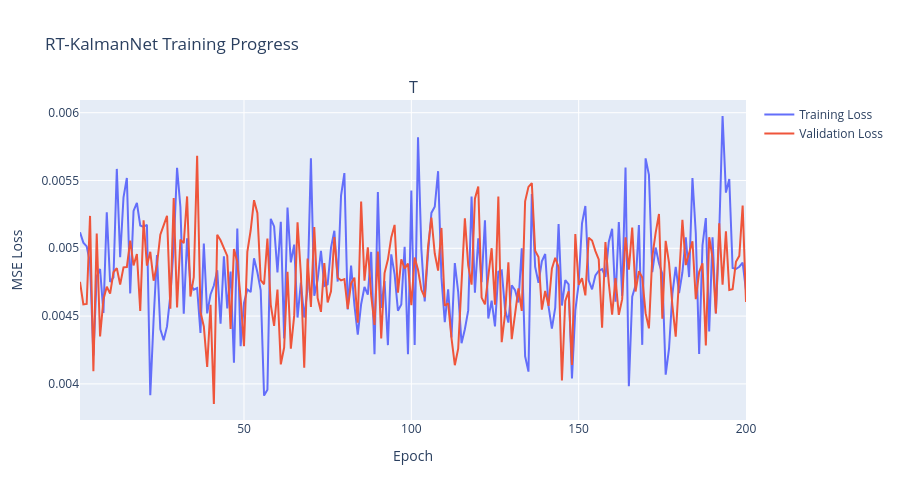

Notebook cell for this chart:
### Code cell
import random
import matplotlib.pyplot as plt

# Set optimizer and loss function type
optimizer = optim.Adam(RT_KalmanNet.nn.parameters(), lr=args.lr, weight_decay=args.wd)
criterion = nn.MSELoss(reduction='mean')

opt_MSE = float('inf')
best_model_path = 'RobustKalmanPY/opt_RT_KNet.pt'

# ===== Lists to track losses =====
train_losses = []
cv_losses = []

for epoch in range(epochs):
    # ===== Train =====
    optimizer.zero_grad(set_to_none=True)

    train_batch = train_inputs[epoch]          # [N_E, p, T]
    train_target_batch = train_targets[epoch]  # [N_E, n, T]
    
    # Sample n_batch indices from training dataset
    n_available = train_batch.shape[0]
    batch_indices = random.sample(range(n_available), min(args.n_batch, n_available))
    
    batch_losses = []
    for idx in batch_indices:
        # Reset filter state for each sequence
        RT_KalmanNet.Xrekf_prev = RT_KalmanNet.x0.squeeze(0).detach().clone()
        RT_KalmanNet.y_prev = torch.zeros(RT_KalmanNet.p, device=RT_KalmanNet.Xrekf_prev.device)
        RT_KalmanNet.Xn_prev = torch.zeros(RT_KalmanNet.n, device=RT_KalmanNet.Xrekf_prev.device)
        RT_KalmanNet.V_prev = (1e-3 * torch.eye(RT_KalmanNet.n, device=RT_KalmanNet.Xrekf_prev.device)).detach()

        # Get single sequence from batch
        RT_KalmanNet.y = train_batch[idx]  # [p, T]
        Xrekf, _, _, _ = RT_KalmanNet.fnREKF(train=True)
        Xrekf = Xrekf[:, :-1]  # [n, T]

        train_target = train_target_batch[idx]  # [n, T]
        loss = criterion(Xrekf, train_target)
        batch_losses.append(loss)
    
    # Average loss over batch and backward
    avg_loss = torch.stack(batch_losses).mean()
    avg_loss.backward()
    optimizer.step()
    
    # Save train loss
    train_losses.append(avg_loss.item())

    # ===== CV =====
    with torch.no_grad():
        cv_batch = cv_inputs[epoch]          # [N_CV, p, T]
        cv_target_batch = cv_targets[epoch]  # [N_CV, n, T]
        
        cv_losses_batch = []
        for idx in range(cv_batch.shape[0]):
            # Reset filter state for each sequence
            RT_KalmanNet.Xrekf_prev = RT_KalmanNet.x0.squeeze(0).detach().clone()
            RT_KalmanNet.y_prev = torch.zeros(RT_KalmanNet.p, device=RT_KalmanNet.Xrekf_prev.device)
            RT_KalmanNet.Xn_prev = torch.zeros(RT_KalmanNet.n, device=RT_KalmanNet.Xrekf_prev.device)
            RT_KalmanNet.V_prev = (1e-3 * torch.eye(RT_KalmanNet.n, device=RT_KalmanNet.Xrekf_prev.device)).detach()

            RT_KalmanNet.y = cv_batch[idx]  # [p, T]
            Xrekf_cv, _, _, _ = RT_KalmanNet.fnREKF(train=False)
            Xrekf_cv = Xrekf_cv[:, :-1]  # [n, T]

            cv_target = cv_target_batch[idx]  # [n, T]
            cv_loss = criterion(Xrekf_cv, cv_target)
            cv_losses_batch.append(cv_loss.item())
        
        avg_cv_loss = np.mean(cv_losses_batch)
        cv_losses.append(avg_cv_loss)

        if avg_cv_loss < opt_MSE:
            opt_MSE = avg_cv_loss
            torch.save(RT_KalmanNet.nn.state_dict(), best_model_path)

    if (epoch + 1) % 10 == 0:  # Print every 10 epochs to avoid spam
        tqdm.write(f"Epoch {epoch+1}/{epochs}, MSE Training: {train_losses[-1]:.6f}, MSE CV: {avg_cv_loss:.6f}")

print("\nTraining finished")
print(f"Cross-Validation MSE Optimal Model: {opt_MSE:.4f}\n")

# ===== Plot Training and Validation Losses =====
fig = make_subplots(rows=1, cols=1, subplot_titles=("Training and Validation Loss"))

fig.add_trace(
    go.Scatter(x=list(range(1, len(train_losses)+1)), y=train_losses, name='Training Loss', mode='lines'),
    row=1, col=1
)

fig.add_trace(
    go.Scatter(x=list(range(1, len(cv_losses)+1)), y=cv_losses, name='Validation Loss', mode='lines'),
    row=1, col=1
)

fig.update_xaxes(title_text="Epoch", row=1, col=1)
fig.update_yaxes(title_text="MSE Loss", row=1, col=1)
fig.update_layout(hovermode='x unified', title_text="RT-KalmanNet Training Progress", height=500)
fig.show()

# Optional: Print final statistics
print(f"\nFinal Train Loss: {train_losses[-1]:.6f}")
print(f"Final CV Loss: {cv_losses[-1]:.6f}")
print(f"Min CV Loss: {min(cv_losses):.6f} at epoch {cv_losses.index(min(cv_losses))+1}")

### Figure 1 — Plotly figure (JSON) as saved in the notebook; plotly's stock layout.template omitted (floating-point values rounded to 4 significant figures; data arrays with more than 128 entries replaced by an {"elided": "..."} marker saying what was removed)
{"data": [{"mode": "lines", "name": "Training Loss", "type": "scatter", "x": {"elided": "200 int values"}, "xaxis": "x", "y": {"elided": "200 float values"}, "yaxis": "y"}, {"mode": "lines", "name": "Validation Loss", "type": "scatter", "x": {"elided": "200 int values"}, "xaxis": "x", "y": {"elided": "200 float values"}, "yaxis": "y"}], "layout": {"annotations": [{"font": {"size": 16}, "showarrow": false, "text": "T", "x": 0.5, "xanchor": "center", "xref": "paper", "y": 1, "yanchor": "bottom", "yref": "paper"}], "height": 500, "hovermode": "x unified", "title": {"text": "RT-KalmanNet Training Progress"}, "xaxis": {"anchor": "y", "domain": [0, 1], "title": {"text": "Epoch"}}, "yaxis": {"anchor": "x", "domain": [0, 1], "title": {"text": "MSE Loss"}}}}
